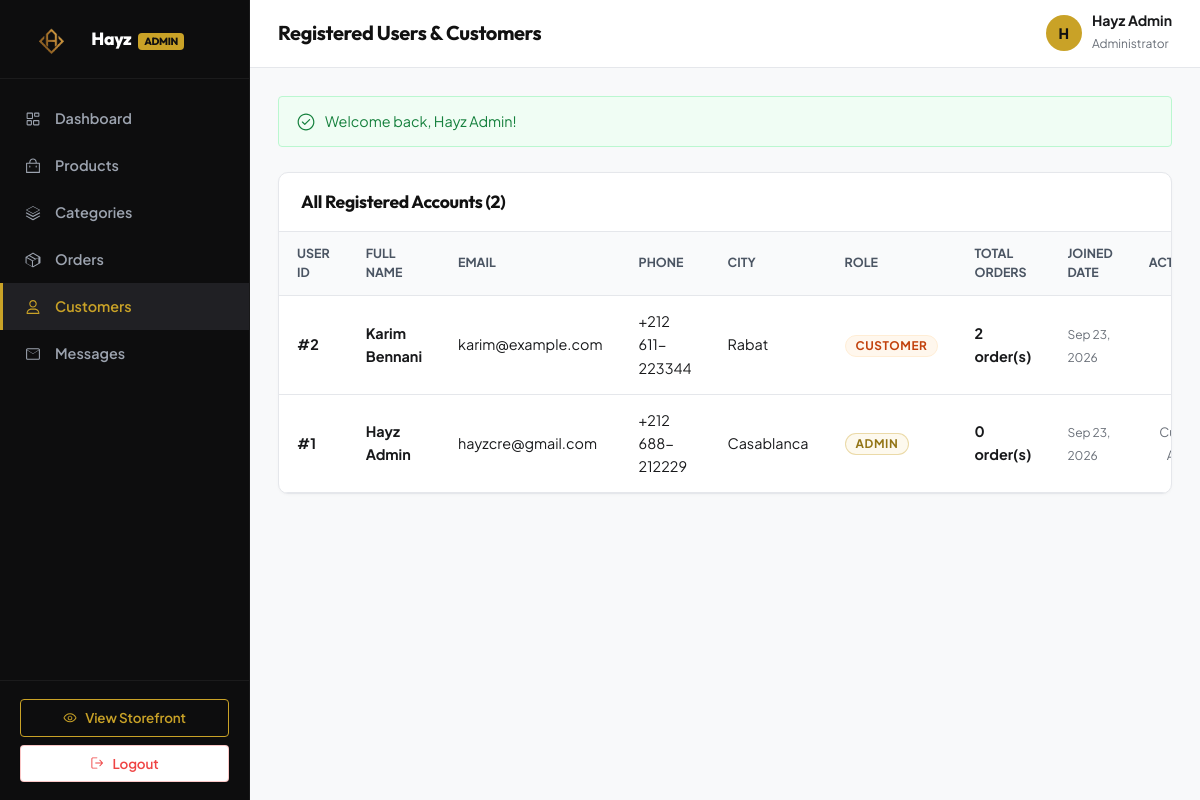
The page /admin/users.php (signed in) on the database its author committed.
### tables this page shows
CREATE TABLE `users` (
    `id` INT AUTO_INCREMENT PRIMARY KEY,
    `name` VARCHAR(120) NOT NULL,
    `email` VARCHAR(150) NOT NULL UNIQUE,
    `password` VARCHAR(255) NOT NULL,
    `phone` VARCHAR(30) NULL,
    `address` VARCHAR(255) NULL,
    `city` VARCHAR(80) NULL,
    `role` ENUM('customer', 'admin') DEFAULT 'customer',
    `created_at` TIMESTAMP DEFAULT CURRENT_TIMESTAMP
);

### config/database.php (called while the page is built, shortened)
<?php
function get_base_url(): string {
    static $baseUrl = null;
    if ($baseUrl !== null) {
        return $baseUrl;
    }
    $protocol = (!empty($_SERVER['HTTPS']) && $_SERVER['HTTPS'] !== 'off') || (isset($_SERVER['SERVER_PORT']) && $_SERVER['SERVER_PORT'] == 443) ? "https://" : "http://";
    $host = $_SERVER['HTTP_HOST'] ?? 'localhost';
    $scriptName = $_SERVER['SCRIPT_NAME'] ?? '';
    $scriptDir = str_replace('\\', '/', dirname($scriptName));
    $scriptDir = preg_replace('#/admin(/.*)?$#i', '', $scriptDir);
    $scriptDir = rtrim($scriptDir, '/');
    $baseUrl = $protocol . $host . $scriptDir;
    return $baseUrl;
}
function url(string $path = ''): string {
    $base = get_base_url();
    $path = ltrim($path, '/');
    return empty($path) ? $base . '/' : $base . '/' . $path;
}
function asset(string $path = ''): string {
    return url('assets/' . ltrim($path, '/'));
}
function e($value): string {
    return htmlspecialchars((string)($value ?? ''), ENT_QUOTES, 'UTF-8');
}
function get_flash(): ?array {
    if (isset($_SESSION['flash_message'])) {
        $flash = $_SESSION['flash_message'];
        return $flash;
    }
    return null;
}

### includes/auth.php (called while the page is built, shortened)
<?php
require_once __DIR__ . '/../config/database.php';
function current_user(): ?array {
    try {
        $db = get_db();
        $stmt = $db->prepare("SELECT id, name, email, phone, address, city, role, created_at FROM users WHERE id = :id LIMIT 1");
        $stmt->execute(['id' => $_SESSION['user_id']]);
        $user = $stmt->fetch();
        if ($user) {
            $currentUser = $user;
            return $currentUser;
        } else {
            user_logout();
            return null;
        }
    } catch (Exception $e) {
        return null;
    }
}

### admin/users.php (the view, shortened to what this page needs)
<?php
require_once __DIR__ . '/../../config/database.php';
require_once __DIR__ . '/../../includes/auth.php';
$adminPageTitle = "Registered Users & Customers";
require_once __DIR__ . '/includes/admin_header.php';
$db = get_db();
$users = $db->query("SELECT u.*, COUNT(o.id) AS order_count FROM users u LEFT JOIN orders o ON u.id = o.user_id GROUP BY u.id ORDER BY u.id DESC")->fetchAll();
?>
<div class="admin-card">
    <div class="admin-card-header">
        <h2 class="admin-card-title">All Registered Accounts (<?= count($users) ?>)</h2>
    </div>
    <div class="admin-table-wrapper">
        <table class="admin-table">
            <thead>
                <tr>
                    <th>User ID</th>
                    <th>Full Name</th>
                    <th>Email</th>
                    <th>Phone</th>
                    <th>City</th>
                    <th>Role</th>
                    <th>Total Orders</th>
                    <th>Joined Date</th>
                    <th style="text-align:right;">Actions</th>
                </tr>
            </thead>
            <tbody>
                <?php if (empty($users)): ?>
                    <tr><td colspan="9" class="text-center text-muted" style="padding:30px;">No user accounts found.</td></tr>
                <?php else: ?>
                    <?php foreach ($users as $u): ?>
                        <tr>
                            <td><strong>#<?= $u['id'] ?></strong></td>
                            <td><strong><?= e($u['name']) ?></strong></td>
                            <td><?= e($u['email']) ?></td>
                            <td><?= !empty($u['phone']) ? e($u['phone']) : '<span class="text-muted">—</span>' ?></td>
                            <td><?= !empty($u['city']) ? e($u['city']) : '<span class="text-muted">—</span>' ?></td>
                            <td>
                                <span class="badge <?= ($u['role'] === 'admin') ? 'badge-gold' : 'badge-pending' ?>">
                                    <?= ucfirst(e($u['role'])) ?>
                                </span>
                            </td>
                            <td>
                                <strong><?= $u['order_count'] ?> order(s)</strong>
                            </td>
                            <td>
                                <small class="text-muted"><?= date('M d, Y', strtotime($u['created_at'])) ?></small>
                            </td>
                            <td style="text-align:right;">
                                <?php if ($u['id'] !== (int)$_SESSION['user_id']): ?>
                                    <form action="<?= url('admin/users.php') ?>" method="POST" class="confirm-delete-form" data-item="<?= e($u['name']) ?>" style="display:inline;">
                                        <?= csrf_field() ?>
                                        <input type="hidden" name="action" value="delete">
                                        <input type="hidden" name="user_id" value="<?= $u['id'] ?>">
                                        <button type="submit" class="btn-icon delete" title="Delete User">🗑️</button>
                                    </form>
                                <?php else: ?>
                                    <span class="text-muted" style="font-size:0.8rem;">Current Admin</span>
                                <?php endif; ?>
                            </td>
                        </tr>
                    <?php endforeach; ?>
                <?php endif; ?>
            </tbody>
        </table>
    </div>
</div>
<?php require_once __DIR__ . '/includes/admin_footer.php'; ?>

### admin/includes/admin_header.php (shortened to what this page needs)
<?php
require_once __DIR__ . '/../../config/database.php';
require_once __DIR__ . '/../../includes/auth.php';
require_once __DIR__ . '/../../includes/icons.php';
$adminUser = current_user();
$currentScript = basename($_SERVER['PHP_SELF']);
$adminPageTitle = $adminPageTitle ?? 'Admin Dashboard';
?>
<!DOCTYPE html>
<html lang="en">
<head>
    <link rel="stylesheet" href="<?= asset('css/style.css') ?>">
    <link rel="stylesheet" href="<?= asset('css/admin.css') ?>">
</head>
<body class="admin-body">
    <aside class="admin-sidebar" id="adminSidebar">
        <div class="admin-brand">
            <img src="<?= asset('logo/logo.png') ?>" alt="Hayz" style="height:34px; width:auto; object-fit:contain;">
            <span style="font-size:1.1rem; font-weight:800; letter-spacing:-0.02em;">Hayz <small style="font-size:0.65rem; background:var(--admin-gold); color:#111; padding:2px 6px; border-radius:4px; margin-left:4px; font-weight:800;">ADMIN</small></span>
        </div>
        <nav class="admin-nav">
            <a href="<?= url('admin/index.php') ?>" class="admin-nav-item <?= ($currentScript === 'index.php') ? 'active' : '' ?>">
                <span class="icon"><?= radix_icon('dashboard', '', 16) ?></span>
                <span>Dashboard</span>
            </a>
            <a href="<?= url('admin/products.php') ?>" class="admin-nav-item <?= (in_array($currentScript, ['products.php', 'add-product.php', 'edit-product.php'])) ? 'active' : '' ?>">
                <span class="icon"><?= radix_icon('backpack', '', 16) ?></span>
                <span>Products</span>
            </a>
            <a href="<?= url('admin/categories.php') ?>" class="admin-nav-item <?= ($currentScript === 'categories.php') ? 'active' : '' ?>">
                <span class="icon"><?= radix_icon('layers', '', 16) ?></span>
                <span>Categories</span>
            </a>
            <a href="<?= url('admin/orders.php') ?>" class="admin-nav-item <?= (in_array($currentScript, ['orders.php', 'order-details.php'])) ? 'active' : '' ?>">
                <span class="icon"><?= radix_icon('cube', '', 16) ?></span>
                <span>Orders</span>
            </a>
            <a href="<?= url('admin/users.php') ?>" class="admin-nav-item <?= ($currentScript === 'users.php') ? 'active' : '' ?>">
                <span class="icon"><?= radix_icon('person', '', 16) ?></span>
                <span>Customers</span>
            </a>
            <a href="<?= url('admin/messages.php') ?>" class="admin-nav-item <?= ($currentScript === 'messages.php') ? 'active' : '' ?>">
                <span class="icon"><?= radix_icon('envelope-closed', '', 16) ?></span>
                <span>Messages</span>
            </a>
        </nav>
        <div class="admin-sidebar-footer">
            <a href="<?= url('index.php') ?>" target="_blank" class="btn btn-outline-gold btn-sm btn-block" style="margin-bottom:8px;">
                <?= radix_icon('eye-open', '', 14) ?> View Storefront
            </a>
            <a href="<?= url('logout.php') ?>" class="btn btn-outline btn-sm btn-block" style="color:#ef4444; border-color:rgba(239, 68, 68, 0.3);">
                <?= radix_icon('exit', '', 14) ?> Logout
            </a>
        </div>
    </aside>
    <div class="admin-main">
        <header class="admin-topbar">
            <div class="admin-topbar-left">
                <h1 class="admin-page-title"><?= e($adminPageTitle) ?></h1>
            </div>
            <div class="admin-topbar-right">
                <div class="admin-user-info">
                    <div class="admin-avatar"><?= strtoupper(substr($adminUser['name'] ?? 'A', 0, 1)) ?></div>
                    <div>
                        <strong style="font-size:0.88rem; display:block; line-height:1.2;"><?= e($adminUser['name']) ?></strong>
                        <small style="color:var(--admin-text-muted); font-size:0.75rem;">Administrator</small>
                    </div>
                </div>
            </div>
        </header>
        <div class="admin-content">
            <?php $flash = get_flash(); if ($flash): ?>
                <div class="alert alert-<?= e($flash['type']) ?>" style="margin-bottom: 25px;">
                    <?= ($flash['type'] === 'success') ? radix_icon('check-circled', '', 18) : radix_icon('cross-1', '', 18) ?>
                    <span><?= e($flash['message']) ?></span>
                </div>
            <?php endif; ?>

### assets/css/style.css (style rules this page uses)
:root { --bg-main: #FBFBFC; --bg-card: #FFFFFF; --bg-dark: #0D0D0E; --bg-dark-secondary: #161618; --bg-dark-tertiary: #222225; --bg-light-gray: #F4F5F7; --bg-subtle-gray: #EBECEF; --color-gold: #C9A227; --color-gold-hover: #b8931f; --color-gold-light: #FDF9EE; --color-gold-border: rgba(201, 162, 39, 0.35); --color-gold-gradient: linear-gradient(135deg, #DFBE52 0%, #C9A227 50%, #A88314 100%); --color-gold-glow: 0 4px 20px rgba(201, 162, 39, 0.22); --color-text-main: #18191B; --color-text-muted: #686E77; --color-text-light: #9DA3AE; --color-text-white: #FFFFFF; --color-success: #15803D; --color-success-bg: #F0FDF4; --color-success-border: #BBF7D0; --color-danger: #B91C1C; --color-danger-bg: #FEF2F2; --color-danger-border: #FECACA; --color-warning: #C2410C; --color-warning-bg: #FFF7ED; --color-warning-border: #FFEDD5; --color-info: #0369A1; --color-info-bg: #F0F9FF; --color-info-border: #BAE6FD; --border-color: #E6E8EC; --border-subtle: #F0F2F5; --border-radius-xs: 4px; --border-radius-sm: 8px; --border-radius-md: 12px; --border-radius-lg: 18px; --border-radius-full: 9999px; --shadow-xs: 0 1px 2px rgba(16, 24, 40, 0.04); --shadow-sm: 0 2px 6px rgba(16, 24, 40, 0.05); --shadow-card: 0 4px 18px rgba(16, 24, 40, 0.06); --shadow-hover: 0 12px 30px -4px rgba(16, 24, 40, 0.12); --shadow-dropdown: 0 16px 36px -6px rgba(16, 24, 40, 0.16); --transition-fast: 0.15s cubic-bezier(0.4, 0, 0.2, 1); --transition-base: 0.25s cubic-bezier(0.4, 0, 0.2, 1); --transition-smooth: 0.35s cubic-bezier(0.16, 1, 0.3, 1); --font-heading: 'Outfit', -apple-system, BlinkMacSystemFont, "Segoe UI", Roboto, sans-serif; --font-body: 'Plus Jakarta Sans', -apple-system, BlinkMacSystemFont, "Segoe UI", Roboto, sans-serif; --font-serif: 'Playfair Display', Georgia, serif; --container-width: 1240px; --header-height: 76px; }
*, *::before, *::after { box-sizing: border-box; margin: 0; padding: 0; }
html { font-size: 16px; scroll-behavior: smooth; }
body { font-family: var(--font-body); color: var(--color-text-main); background-color: var(--bg-main); line-height: 1.6; -webkit-font-smoothing: antialiased; -moz-osx-font-smoothing: grayscale; min-height: 100vh; display: flex; flex-direction: column; }
img { max-width: 100%; height: auto; display: block; }
a { color: inherit; text-decoration: none; transition: color var(--transition-fast); }
.text-muted { color: var(--color-text-muted); }
h1, h2, h3, h4, h5, h6 { font-family: var(--font-heading); font-weight: 700; color: var(--bg-dark); line-height: 1.22; letter-spacing: -0.02em; }
h1 { font-size: 2.85rem; }
h2 { font-size: 2.2rem; }
.btn { display: inline-flex; align-items: center; justify-content: center; gap: 8px; padding: 11px 22px; font-weight: 600; font-size: 0.92rem; border-radius: var(--border-radius-sm); transition: all var(--transition-base); cursor: pointer; text-align: center; white-space: nowrap; letter-spacing: -0.01em; }
.btn-outline { background: #FFFFFF; color: var(--bg-dark); border: 1px solid var(--border-color); box-shadow: var(--shadow-xs); }
.btn-outline-gold { background: transparent; color: var(--color-gold); border: 1.5px solid var(--color-gold); }
.btn-sm { padding: 7px 15px; font-size: 0.84rem; border-radius: var(--border-radius-xs); }
.btn-block { width: 100%; }
.badge { display: inline-flex; align-items: center; gap: 5px; padding: 4px 10px; font-size: 0.74rem; font-weight: 700; border-radius: var(--border-radius-full); text-transform: uppercase; letter-spacing: 0.6px; line-height: 1; }
.badge-gold { background-color: var(--color-gold-light); color: #927415; border: 1px solid var(--color-gold-border); }
.badge-pending { background: var(--color-warning-bg); color: var(--color-warning); border: 1px solid var(--color-warning-border); }
.alert { padding: 13px 18px; border-radius: var(--border-radius-xs); font-size: 0.9rem; margin-bottom: 22px; display: flex; align-items: center; gap: 10px; }
.alert-success { background: var(--color-success-bg); color: var(--color-success); border: 1px solid var(--color-success-border); }

### rows shown on the page
users: name "H", name "Hayz Admin", id "1", email "hayzcre@gmail.com", phone "+212 688-212229", city "Casablanca", role "ADMIN", order_count "0", created_at "Sep 23, 2026", shows "Current Admin"
users: id "2", name "Karim Bennani", email "karim@example.com", phone "+212 611-223344", city "Rabat", role "CUSTOMER", order_count "2", created_at "Sep 23, 2026"

### other values the page prints
$adminPageTitle "Registered Users & Customers"
$flash['message'] "Welcome back, Hayz Admin!"
count($users) "2"
